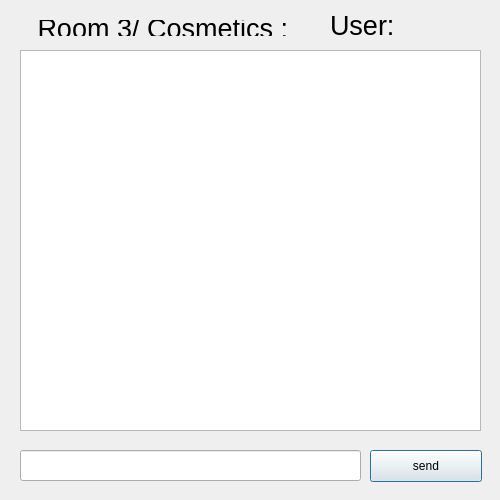
<?xml version="1.0" encoding="UTF-8"?>
<ui version="4.0">
 <class>cosmetics</class>
 <widget class="QDialog" name="cosmetics">
  <property name="geometry">
   <rect>
    <x>0</x>
    <y>0</y>
    <width>500</width>
    <height>500</height>
   </rect>
  </property>
  <property name="windowTitle">
   <string>Dialog</string>
  </property>
  <widget class="QLineEdit" name="lineEdit">
   <property name="geometry">
    <rect>
     <x>20</x>
     <y>450</y>
     <width>341</width>
     <height>31</height>
    </rect>
   </property>
  </widget>
  <widget class="QListView" name="listView">
   <property name="geometry">
    <rect>
     <x>20</x>
     <y>50</y>
     <width>461</width>
     <height>381</height>
    </rect>
   </property>
  </widget>
  <widget class="QLabel" name="label">
   <property name="geometry">
    <rect>
     <x>30</x>
     <y>20</y>
     <width>311</width>
     <height>16</height>
    </rect>
   </property>
   <property name="font">
    <font>
     <pointsize>20</pointsize>
    </font>
   </property>
   <property name="text">
    <string> Room 3/ Cosmetics :</string>
   </property>
  </widget>
  <widget class="QLabel" name="label_2">
   <property name="geometry">
    <rect>
     <x>330</x>
     <y>10</y>
     <width>81</width>
     <height>31</height>
    </rect>
   </property>
   <property name="font">
    <font>
     <pointsize>20</pointsize>
    </font>
   </property>
   <property name="text">
    <string>User:</string>
   </property>
  </widget>
  <widget class="QPushButton" name="pushButton">
   <property name="geometry">
    <rect>
     <x>370</x>
     <y>450</y>
     <width>112</width>
     <height>32</height>
    </rect>
   </property>
   <property name="text">
    <string>send</string>
   </property>
  </widget>
 </widget>
 <resources/>
 <connections/>
</ui>
